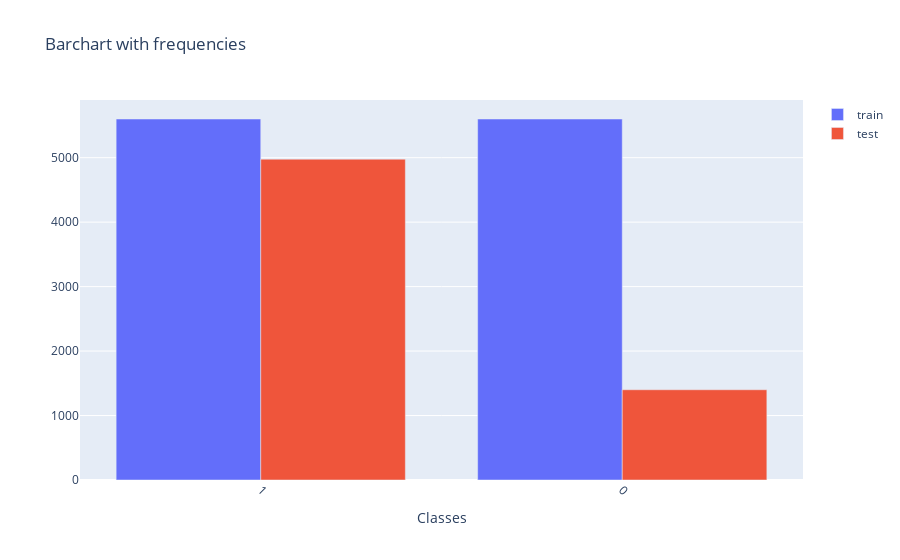

This figure's notebook cell:
### Markdown cell above
## Undersampling
The dataset is highly imbalanced and the smallest class has a few data compared to the majority class.  
Since there is a satisfying amount of training data, undersampling of the major 'I' class can be performed.

### Code cell
# find class with minimum length
min_length = np.inf
for v in trainpd['class'].unique():
    lngth = len(trainpd[trainpd['class'] == v])
    if lngth < min_length:
        min_length = lngth

delindex = trainpd[trainpd['class'] == 1].index[0:(len(trainpd[trainpd['class'] == 1]) - min_length)]
trainpd.drop(delindex, inplace=True)

freqstrain = trainpd['class'].value_counts().tolist()
freqstest = testpd['class'].value_counts().tolist()

plot_traintest(['1','0'], freqstrain, freqstest)

### Figure 1 — Plotly figure (JSON) as saved in the notebook; plotly's stock layout.template omitted (floating-point values rounded to 4 significant figures)
{"data": [{"name": "train", "type": "bar", "x": ["1", "0"], "y": [5600, 5600]}, {"name": "test", "type": "bar", "x": ["1", "0"], "y": [4977, 1400]}], "layout": {"title": {"text": "Barchart with frequencies"}, "xaxis": {"tickangle": 45, "title": {"text": "Classes"}, "type": "category"}}}
